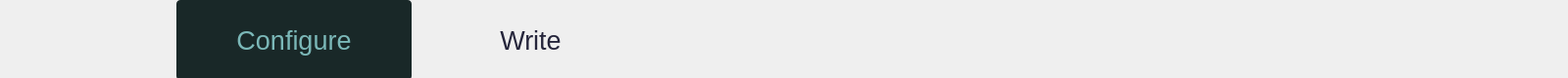
   <widget class="QFrame" name="top_bar">
    <property name="geometry">
     <rect>
      <x>0</x>
      <y>0</y>
      <width>1600</width>
      <height>80</height>
     </rect>
    </property>
    <property name="styleSheet">
     <string notr="true">QFrame {
	border:2px
}</string>
    </property>
    <property name="frameShape">
     <enum>QFrame::StyledPanel</enum>
    </property>
    <property name="frameShadow">
     <enum>QFrame::Raised</enum>
    </property>
    <widget class="QWidget" name="horizontalLayoutWidget_5">
     <property name="geometry">
      <rect>
       <x>180</x>
       <y>0</y>
       <width>481</width>
       <height>82</height>
      </rect>
     </property>
     <layout class="QHBoxLayout" name="nav">
      <property name="spacing">
       <number>2</number>
      </property>
      <item>
       <widget class="QPushButton" name="nav_configure">
        <property name="sizePolicy">
         <sizepolicy hsizetype="Expanding" vsizetype="Expanding">
          <horstretch>0</horstretch>
          <verstretch>0</verstretch>
         </sizepolicy>
        </property>
        <property name="maximumSize">
         <size>
          <width>16777215</width>
          <height>16777215</height>
         </size>
        </property>
        <property name="font">
         <font>
          <pointsize>20</pointsize>
         </font>
        </property>
        <property name="styleSheet">
         <string notr="true">QPushButton {
	border: 2px ;
	border-radius: 4px;
	color: rgb(37, 37, 59);
	padding-left: 4px;
	padding-right: 4px;
	
}

QPushButton:hover {
	color: rgb(137, 137, 206);
	background-color:  rgb(18, 30, 30);
	border: 2px solid rgb(36, 36, 54);
}


QPushButton:checked {
	color: rgb(123, 184, 184);
	border: rgb(85, 170, 255);
	border-radius: 4px;
	background-color: rgb(25, 40, 40);
}
</string>
        </property>
        <property name="text">
         <string>Configure</string>
        </property>
        <property name="checkable">
         <bool>true</bool>
        </property>
        <property name="checked">
         <bool>true</bool>
        </property>
       </widget>
      </item>
      <item>
       <widget class="QPushButton" name="nav_write">
        <property name="sizePolicy">
         <sizepolicy hsizetype="Expanding" vsizetype="Expanding">
          <horstretch>0</horstretch>
          <verstretch>0</verstretch>
         </sizepolicy>
        </property>
        <property name="maximumSize">
         <size>
          <width>16777215</width>
          <height>16777215</height>
         </size>
        </property>
        <property name="font">
         <font>
          <pointsize>20</pointsize>
         </font>
        </property>
        <property name="styleSheet">
         <string notr="true">QPushButton {
	border: 2px ;
	border-radius: 4px;
	color: rgb(37, 37, 59);
	padding-left: 4px;
	padding-right: 4px;
	
}

QPushButton:hover {
	color: rgb(137, 137, 206);
	background-color:  rgb(18, 30, 30);
}


QPushButton:checked {
	color: rgb(123, 184, 184);
	border: rgb(85, 170, 255);
	border-radius: 4px;
	background-color: rgb(25, 40, 40);
}
</string>
        </property>
        <property name="text">
         <string>Write</string>
        </property>
        <property name="checkable">
         <bool>true</bool>
        </property>
       </widget>
      </item>
     </layout>
    </widget>
    <widget class="QLabel" name="label">
     <property name="geometry">
      <rect>
       <x>0</x>
       <y>0</y>
       <width>80</width>
       <height>80</height>
      </rect>
     </property>
     <property name="text">
      <string/>
     </property>
     <property name="pixmap">
      <pixmap>data/images/avante-note.png</pixmap>
     </property>
    </widget>
   </widget>
